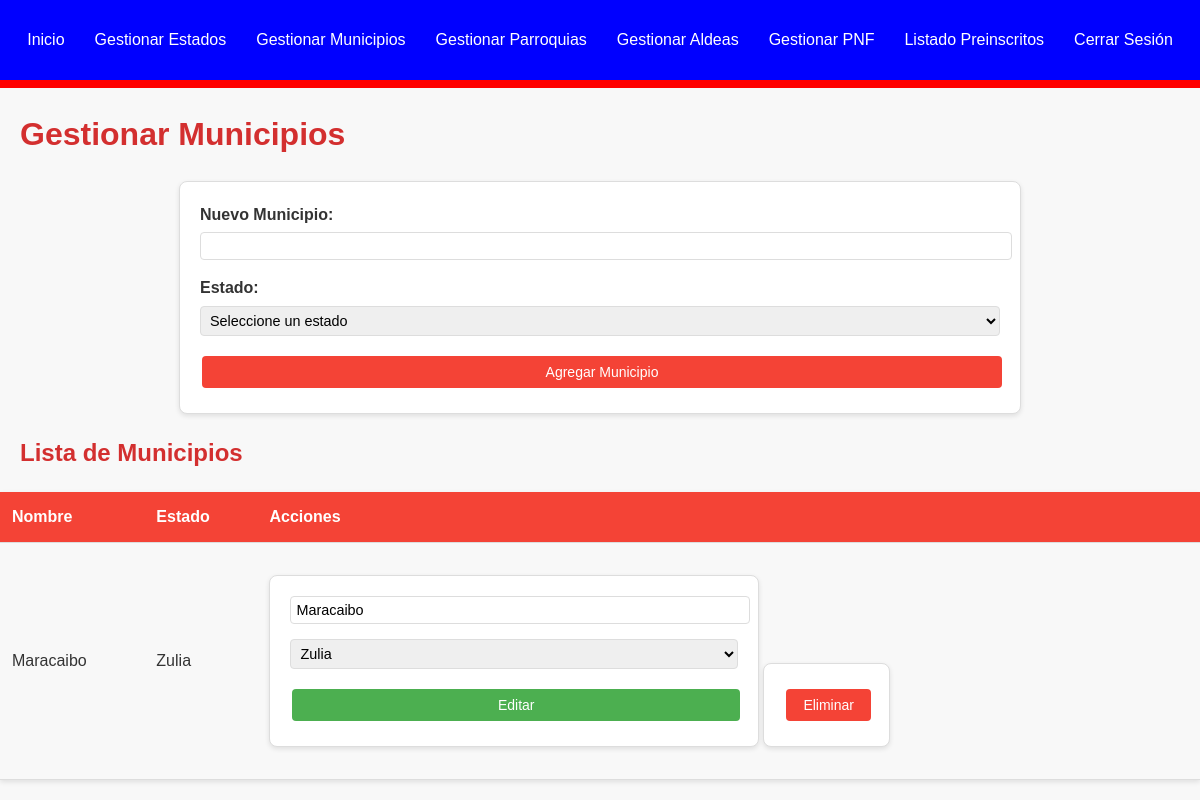
The app's page /ubicaciones/municipios.php (signed in) with its own data.
### tables this page shows
CREATE TABLE `municipio` (
  `municipio_id` int(11) NOT NULL,
  `nombre_municipio` varchar(255) NOT NULL,
  `estado_id` int(11) NOT NULL
);

CREATE TABLE `estado` (
  `estado_id` int(11) NOT NULL,
  `nombre_estado` varchar(255) NOT NULL
);

### ubicaciones/municipios.php (the view, shortened to what this page needs)
<?php
require_once '../includes/db.php';
try {
    $sql = "SELECT m.*, e.nombre_estado FROM municipio m JOIN estado e ON m.estado_id = e.estado_id ORDER BY e.nombre_estado, m.nombre_municipio";
    $stmt = $pdo->query($sql);
    $municipios = $stmt->fetchAll();
} catch (PDOException $e) {
    $error_message = "Error al cargar los municipios: " . $e->getMessage();
}
try {
    $sql = "SELECT estado_id, nombre_estado FROM estado ORDER BY nombre_estado";
    $stmt = $pdo->query($sql);
    $estados = $stmt->fetchAll();
} catch (PDOException $e) {
    $error_message = "Error al cargar los estados: " . $e->getMessage();
}
?>
<!DOCTYPE html>
<html lang="es">
<head>
    <link rel="stylesheet" href="../css/style.css">
</head>
<body>
    <?php include '../includes/menu.php'; ?>
    <h1>Gestionar Municipios</h1>
    <form action="" method="POST">
        <label for="nombre_municipio">Nuevo Municipio:</label>
        <input type="text" id="nombre_municipio" name="nombre_municipio" required>
        <label for="estado_id">Estado:</label>
        <select id="estado_id" name="estado_id" required>
            <option value="">Seleccione un estado</option>
        </select>
        <button type="submit" class="btn btn-primary">Agregar Municipio</button>
    </form>
    <h2>Lista de Municipios</h2>
    <table>
        <thead>
            <tr>
                <th>Nombre</th>
                <th>Estado</th>
                <th>Acciones</th>
            </tr>
        </thead>
        <tbody>
            <?php foreach ($municipios as $municipio): ?>
                <tr>
                    <td><?php echo htmlspecialchars($municipio['nombre_municipio']); ?></td>
                    <td><?php echo htmlspecialchars($municipio['nombre_estado']); ?></td>
                    <td>
                        <form action="" method="POST" style="display:inline-block;">
                            <input type="text" name="nombre_municipio" value="<?php echo htmlspecialchars($municipio['nombre_municipio']); ?>" required>
                            <select name="estado_id" required>
                                <?php foreach ($estados as $estado): ?>
                                    <option value="<?php echo $estado['estado_id']; ?>" <?php echo ($estado['estado_id'] == $municipio['estado_id']) ? 'selected' : ''; ?>><?php echo htmlspecialchars($estado['nombre_estado']); ?></option>
                                <?php endforeach; ?>
                            </select>
                            <button type="submit" class="btn btn-edit">Editar</button>
                        </form>
                        <form action="" method="POST" style="display:inline-block;" onsubmit="return confirm('¿Está seguro de eliminar este municipio?');">
                            <button type="submit" class="btn btn-delete">Eliminar</button>
                        </form>
                    </td>
                </tr>
            <?php endforeach; ?>
        </tbody>
    </table>
</body>
</html>

### css/style.css (style rules this page uses)
:root { --primary-color: #F44336; --primary-dark: #D32F2F; --secondary-color: #FFEB3B; --text-color: #333; --background-color: #f8f8f8; --card-background: #fff; --border-color: #ddd; }
body { font-family: 'Arial', sans-serif; line-height: 1.6; color: var(--text-color); background-color: var(--background-color); margin: 0; }
h1, h2, h3 { color: var(--primary-dark); margin-bottom: 20px; margin-right: 20px; margin-left: 20px; }
table { width: 100%; border-collapse: collapse; margin-bottom: 20px; box-shadow: 0 2px 5px rgba(0,0,0,0.1); }
table th, table td { padding: 12px; text-align: left; border-bottom: 1px solid var(--border-color); }
table th { background-color: var(--primary-color); color: white; font-weight: bold; }
.btn { display: inline-block; padding: 8px 15px; margin: 5px 2px; border-radius: 4px; text-decoration: none; font-size: 14px; cursor: pointer; transition: background-color 0.3s ease, opacity 0.3s ease; border: none; }
.btn-primary { background-color: var(--primary-color); color: white; }
.btn-edit { background-color: #4CAF50; color: white; }
.btn-delete { background-color: #F44336; color: white; }
form { max-width: 800px; margin: 20px auto; padding: 20px; background-color: var(--card-background); border: 1px solid var(--border-color); border-radius: 8px; box-shadow: 0 2px 5px rgba(0, 0, 0, 0.1); }
form label { display: block; font-weight: bold; margin-bottom: 5px; }
form input, form select { width: 100%; padding: 5px; margin-bottom: 15px; border: 1px solid var(--border-color); border-radius: 4px; font-size: 0.9em; }
form button { width: 100%; padding: 10px; background-color: var(--primary-color); color: white; border: none; border-radius: 4px; font-size: 1em; cursor: pointer; }

### records on screen
municipio: nombre_municipio "Maracaibo", estado.nombre_estado "Zulia", estado_id "Zulia"
